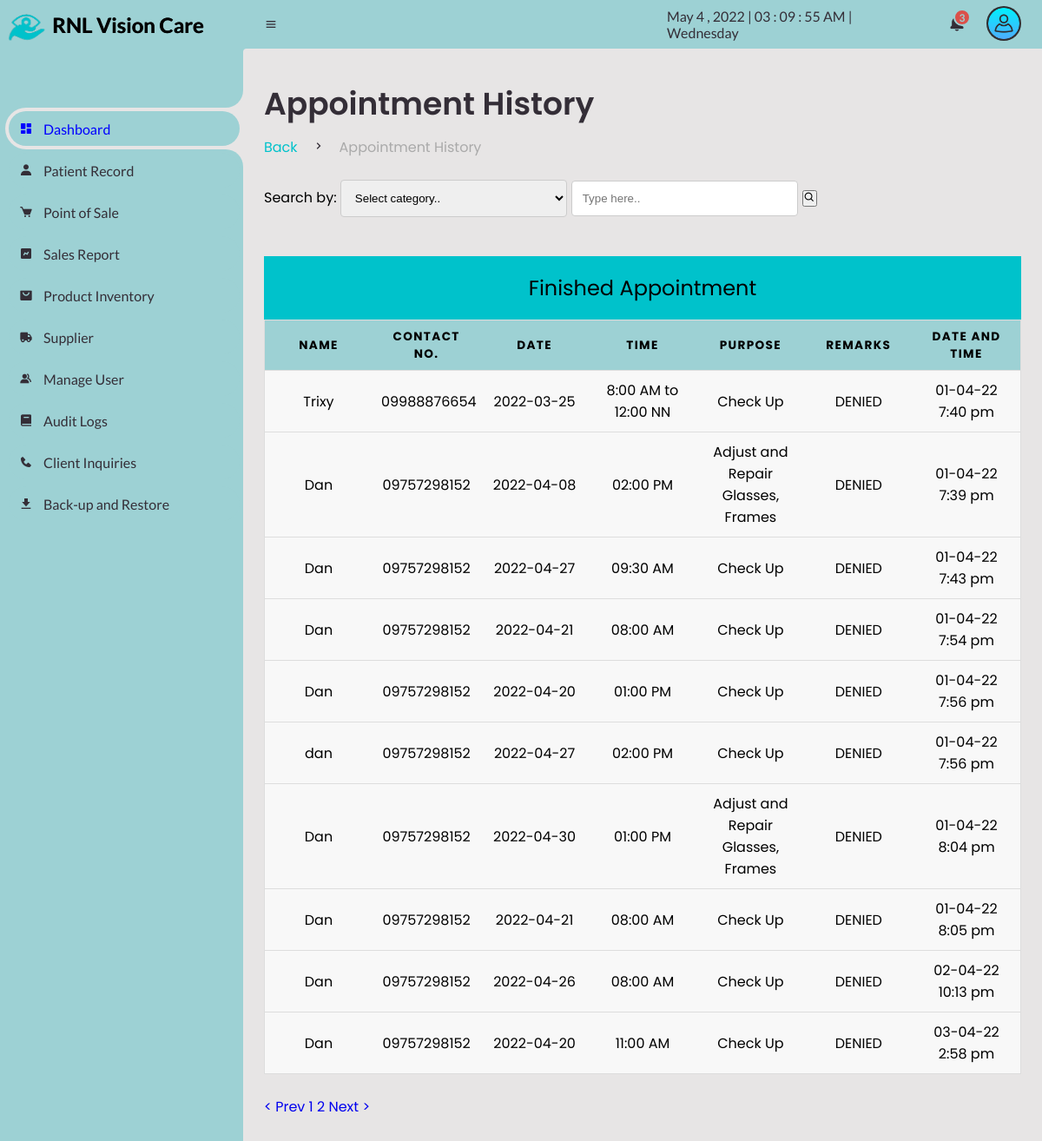
The page /Admin/d-appointment-history.php (signed in) on the database its author committed.
### tables this page shows
CREATE TABLE `appointment_history` (
  `app_id` int(11) NOT NULL,
  `app_name` varchar(255) DEFAULT NULL,
  `app_email` varchar(150) DEFAULT NULL,
  `app_contact` varchar(150) DEFAULT NULL,
  `app_date` varchar(255) DEFAULT NULL,
  `app_time` varchar(255) DEFAULT NULL,
  `app_purpose` varchar(255) DEFAULT NULL,
  `app_remarks` varchar(255) DEFAULT NULL,
  `app_DateTime` varchar(255) DEFAULT NULL,
  PRIMARY KEY (`app_id`)
);

### Admin/d-appointment-history.php (the view, shortened to what this page needs)
<?php
include("session.php");
function createRandomPassword() {
	$chars = "003232303232023232023456789";
	$i = 0;
	$pass = '' ;
	while ($i <= 7) {
		$num = rand() % 33;
		$tmp = substr($chars, $num, 1);
		$pass = $pass . $tmp;
		$i++;
	}
	return $pass;
}
$finalcode='RS-'.createRandomPassword();
?>
<!DOCTYPE html>
<html lang="en">
<head>
	<link href='https://unpkg.com/boxicons@2.0.9/css/boxicons.min.css' rel='stylesheet'>
	<link rel="stylesheet" href="css\sys_style.css">
</head>
<body>
	<section id="sidebar">
		<a href="#" class="brand">
			<img src="images\logo.png" alt="" width="60px;">
			<span class="text"  style="text-shadow:0.5px 0px #000; color: black;">RNL Vision Care</span>
		</a>
		<ul class="side-menu top">
			<li class="active">
				<a href="dashboard.php">
					<i class='bx bxs-dashboard' ></i>
					<span class="text">Dashboard</span>
				</a>
			</li>
			<li>
				<a href="patient-record.php">
					<i class='bx bxs-user' ></i>
					<span class="text">Patient Record</span>
				</a>
			</li>
			<li>
				<a href="point-of-sale.php?id=cash&invoice=<?php echo $finalcode ?>">
					<i class='bx bxs-cart' ></i>
					<span class="text">Point of Sale</span>
				</a>
			</li>
			<li>
				<a href="sales-report.php">
					<i class='bx bxs-chart' ></i>
					<span class="text">Sales Report</span>
				</a>
			</li>
			<li>
				<a href="product.php">
					<i class='bx bxs-shopping-bag-alt' ></i>
					<span class="text">Product Inventory</span>
				</a>
			</li>
			<li>
				<a href="supplier.php">
					<i class='bx bxs-truck' ></i>
					<span class="text">Supplier</span>
				</a>
			</li>
			<li>
				<a href="manage-user.php">
					<i class='bx bxs-group' ></i>
					<span class="text">Manage User</span>
				</a>
			</li>
			<li>
				<a href="audit.php">
					<i class='bx bxs-book' ></i>
					<span class="text">Audit Logs</span>
				</a>
			</li>
			<li>
        <a href="inquiries.php">
          <i class='bx bxs-phone' ></i>
          <span class="text">Client Inquiries</span>
        </a>
      </li>
			<li>
				<a href="archive.php">
					<i class='bx bxs-download' ></i>
					<span class="text">Back-up and Restore</span>
				</a>
			</li>
		</ul>
	</section>
	<section id="content">
		<nav>
			<i class='bx bx-menu' ></i>
			<div id="digital-clock"></div>
			<div class="dropdown2">
			<a href="#" class="notification">
				<span class="num">
				<?php
				$query = mysqli_query($conn, "SELECT COUNT(*) as total from product  WHERE qty <=10 AND pro_status ='2'");
					while($result=mysqli_fetch_array($query)){
					echo $result['total'];
				}
				?>
						  </span>
			</a>
			  <?php
			$sql1 = "SELECT * FROM `product` WHERE pro_status='2' AND qty <=10 LIMIT 6";
			  ?>
			</div>
			<div class="dropdown1">
			<img src="img\user.png" alt="" width="40px" class="userlogo">
			</div>
		</nav>
		<main>
			<div class="head-title">
				<div class="left">
					<h1>Appointment History</h1>
					<ul class="breadcrumb">
						<li>
							<a class="active" href="dashboard.php">Back</a>
						</li>
						<li><i class='bx bx-chevron-right' ></i></li>
						<li>
							<a  href="d-appointment-history.php">Appointment History</a>
						</li>
					</ul>
				</div>
			</div><br>
				<form method="post">
					<label>Search by:</label>
              <select name='search' id="price-sort" onchange="location = this.value;" style="padding: 12px;border: 1px solid #ccc;border-radius: 4px;font-family: var(poppins); width: 30%;">
                <option value='0' disabled selected>Select category..</option>
              </select>
						<input type="text" name="txtsearch" id="txtsearch" placeholder="Type here.." autocomplete="off" style="padding: 12px;border: 1px solid #ccc;border-radius: 4px;font-family: var(poppins);width: 30%;">
						<button id="btnsearch" name="btnsearch" class="page" style="cursor: pointer;"><i class='bx bx-search' ></i></button>
						</form></br>
			<div>
					<table>
					<caption>Finished Appointment</caption>
     <thead>
     	<tr>
     	 <th>Name</th>
     	 <th>Contact No.</th>
     	 <th>Date</th>
		 <th>Time</th>
		 <th>Purpose</th>
		 <th>Remarks</th>
		 <th>Date and Time</th>
     	</tr>
     </thead>
     <tbody>
	 <?php
     	$limit=10;
        $page=isset($_GET['page']) ? $_GET['page']:1;
        $start=($page-1)*$limit;
       $search=$_POST['txtsearch'];
        	$sql2 =$conn->query("SELECT count(app_id) AS id FROM `appointment_history`");
     	if (isset($_POST['btnsearch'])) {
        $sql1 = "SELECT * FROM `appointment_history` WHERE `$column` LIKE '%$search%' LIMIT $start, $limit ";
        	}
        else{
        		$sql1 = "SELECT * FROM `appointment_history` LIMIT $start, $limit ";
        		$sql2 =$conn->query("SELECT count(app_id) AS id FROM `appointment_history`");
        	}
        $result2 = $sql2->fetch_all(MYSQLI_ASSOC);
                $total=$result2[0]['id'];
                $pages=ceil($total/$limit);
                $prev=$page-1;
                $next=$page+1;
     	  $result1 = $conn->query($sql1);
  			if($result1->num_rows > 0){
  				while($row = $result1 -> fetch_assoc()){
     	?>
     	  <tr>
     	  	  <td data-label="Name"><?php echo $row['app_name'];?></td>
     	  	  <td data-label="Contact"><?php echo $row['app_contact'];?></td>
     	  	  <td data-label="Date"><?php echo $row['app_date'];?></td>
			  <td data-label="Time"><?php echo $row['app_time'];?></td>
			  <td data-label="Purpose"><?php echo $row['app_purpose'];?></td>
			  <td data-label="Remarks"><?php echo $row['app_remarks'];?></td>
			  <td data-label="DateTime"><?php echo $row['app_DateTime'];?></td>
     	  </tr>
     	  <?php
     	}}
     	?>
     </tbody>
   </table>
   <br>
   <a class="page" id="pre" href="d-appointment-history.php?page=<?=$prev; ?>">< Prev</a>
    	  <?php  for($i=1; $i <=$pages ; $i++): ?>
    <a class="page" href="d-appointment-history.php?page=<?=$i; ?>"><?=$i; ?></a>
                      <?php endfor; ?>
    <a class="page" id="pnext" href="d-appointment-history.php?page=<?=$next; ?>">Next ></a>
				</div>
		</main>
	</section>
</body>
</html>

### Admin/css/sys_style.css (style rules this page uses)
* { margin: 0; padding: 0; box-sizing: border-box; }
a { text-decoration: none; }
li { list-style: none; }
:root { --poppins: 'Poppins', sans-serif; --lato: 'Lato', sans-serif; --light: #9dd1d4; --blue: #00c2cb; --light-blue: #e5eaf0; --grey: rgb(231, 229, 229); --dark-grey: #AAAAAA; --dark: #342E37; --red: #DB504A; --yellow: #FFCE26; --light-yellow: #FFF2C6; --orange: #FD7238; --light-orange: #FFE0D3; }
html { overflow-x: hidden; }
body { background: var(--grey); overflow-x: hidden; }
#sidebar { position: fixed; top: 0; left: 0; width: 280px; height: 100%; background: var(--light); z-index: 2000; font-family: var(--lato); transition: .3s ease; overflow-x: hidden; scrollbar-width: none; }
#sidebar .brand { font-size: 24px; font-weight: 700; height: 56px; display: flex; align-items: center; color: var(--blue); position: sticky; top: 0; left: 0; background: var(--light); z-index: 500; padding-bottom: 20px; box-sizing: content-box; }
#sidebar .side-menu { width: 100%; margin-top: 48px; }
#sidebar .side-menu li { height: 48px; background: transparent; margin-left: 6px; border-radius: 48px 0 0 48px; padding: 4px; }
#sidebar .side-menu li.active { background: var(--grey); position: relative; }
#sidebar .side-menu li.active::before { content: ''; position: absolute; width: 40px; height: 40px; border-radius: 50%; top: -40px; right: 0; box-shadow: 20px 20px 0 var(--grey); z-index: -1; }
#sidebar .side-menu li.active::after { content: ''; position: absolute; width: 40px; height: 40px; border-radius: 50%; bottom: -40px; right: 0; box-shadow: 20px -20px 0 var(--grey); z-index: -1; }
#sidebar .side-menu li a { width: 100%; height: 100%; background: var(--light); display: flex; align-items: center; border-radius: 48px; font-size: 16px; color: var(--dark); white-space: nowrap; overflow-x: hidden; }
#sidebar .side-menu.top li.active a { color: blue; }
#sidebar .side-menu li a .bx { min-width: calc(60px - ((4px + 6px) * 2)); display: flex; justify-content: center; }
#content { position: relative; width: calc(100% - 280px); left: 280px; transition: .3s ease; }
#content nav { height: 56px; background: var(--light); padding: 0 24px; display: flex; align-items: center; grid-gap: 24px; font-family: var(--lato); position: sticky; top: 0; left: 0; z-index: 1000; }
#content nav::before { content: ''; position: absolute; width: 40px; height: 40px; bottom: -40px; left: 0; border-radius: 10%; box-shadow: -20px -20px 0 var(--light); }
#content nav a { color: var(--dark); }
#content nav .bx.bx-menu { cursor: pointer; color: var(--dark); }
#content nav .notification { font-size: 20px; position: relative; }
#content nav .notification .num { position: absolute; top: -6px; right: -6px; width: 20px; height: 20px; border-radius: 50%; border: 2px solid var(--light); background: var(--red); color: var(--light); font-weight: 700; font-size: 12px; display: flex; justify-content: center; align-items: center; }
#content main { width: 100%; padding: 36px 24px; font-family: var(--poppins); max-height: calc(100vh - 56px); overflow-y: auto; }
#content main .head-title { display: flex; align-items: center; justify-content: space-between; grid-gap: 16px; flex-wrap: wrap; }
#content main .head-title .left h1 { font-size: 36px; font-weight: 600; margin-bottom: 10px; color: var(--dark); }
#content main .head-title .left .breadcrumb { display: flex; align-items: center; grid-gap: 16px; }
#content main .head-title .left .breadcrumb li { color: var(--dark); }
#content main .head-title .left .breadcrumb li a { color: var(--dark-grey); pointer-events: none; }
#content main .head-title .left .breadcrumb li a.active { color: var(--blue); pointer-events: unset; }
#digital-clock { color: var(--dark); }
.userlogo { background-color:#302e31; padding: 2px; border-radius: 50%; cursor: pointer; }
.dropdown1 { position: relative; display: inline-block; }
.dropdown2 { position: relative; display: inline-block; }

### Admin/d-appointment-history.php (style rules this page uses)
table { border: 1px solid #ccc; border-collapse: collapse; margin: 0; padding: 0; width: 100%; table-layout: fixed; }
table caption { font-size: 1.5em; background-color: #00c2cb; margin-top:20px; padding:19px; }
table tr { background-color: #f8f8f8; border: 1px solid #ddd; padding: .35em; }
table th, table td { padding: .625em; text-align: center; }
table th { font-size: .85em; letter-spacing: .1em; text-transform: uppercase; background-color: #9dd1d4; }

### rows shown on the page
appointment_history: app_name "Trixy", app_contact "09988876654", app_date "2022-03-25", app_time "8:00 AM to 12:00 NN", app_purpose "Check Up", app_remarks "DENIED", app_DateTime "01-04-22 7:40 pm"
appointment_history: app_name "Dan", app_contact "09757298152", app_date "2022-04-08", app_time "02:00 PM", app_purpose "Adjust and Repair Glasses, Frames", app_remarks "DENIED", app_DateTime "01-04-22 7:39 pm"
appointment_history: app_name "Dan", app_contact "09757298152", app_date "2022-04-27", app_time "09:30 AM", app_purpose "Check Up", app_remarks "DENIED", app_DateTime "01-04-22 7:43 pm"
appointment_history: app_name "Dan", app_contact "09757298152", app_date "2022-04-21", app_time "08:00 AM", app_purpose "Check Up", app_remarks "DENIED", app_DateTime "01-04-22 7:54 pm"
appointment_history: app_name "Dan", app_contact "09757298152", app_date "2022-04-20", app_time "01:00 PM", app_purpose "Check Up", app_remarks "DENIED", app_DateTime "01-04-22 7:56 pm"
appointment_history: app_name "dan", app_contact "09757298152", app_date "2022-04-27", app_time "02:00 PM", app_purpose "Check Up", app_remarks "DENIED", app_DateTime "01-04-22 7:56 pm"
appointment_history: app_name "Dan", app_contact "09757298152", app_date "2022-04-30", app_time "01:00 PM", app_purpose "Adjust and Repair Glasses, Frames", app_remarks "DENIED", app_DateTime "01-04-22 8:04 pm"
appointment_history: app_name "Dan", app_contact "09757298152", app_date "2022-04-21", app_time "08:00 AM", app_purpose "Check Up", app_remarks "DENIED", app_DateTime "01-04-22 8:05 pm"
appointment_history: app_name "Dan", app_contact "09757298152", app_date "2022-04-26", app_time "08:00 AM", app_purpose "Check Up", app_remarks "DENIED", app_DateTime "02-04-22 10:13 pm"
appointment_history: app_name "Dan", app_contact "09757298152", app_date "2022-04-20", app_time "11:00 AM", app_purpose "Check Up", app_remarks "DENIED", app_DateTime "03-04-22 2:58 pm"

### other values the page prints
$result['total'] "3"
